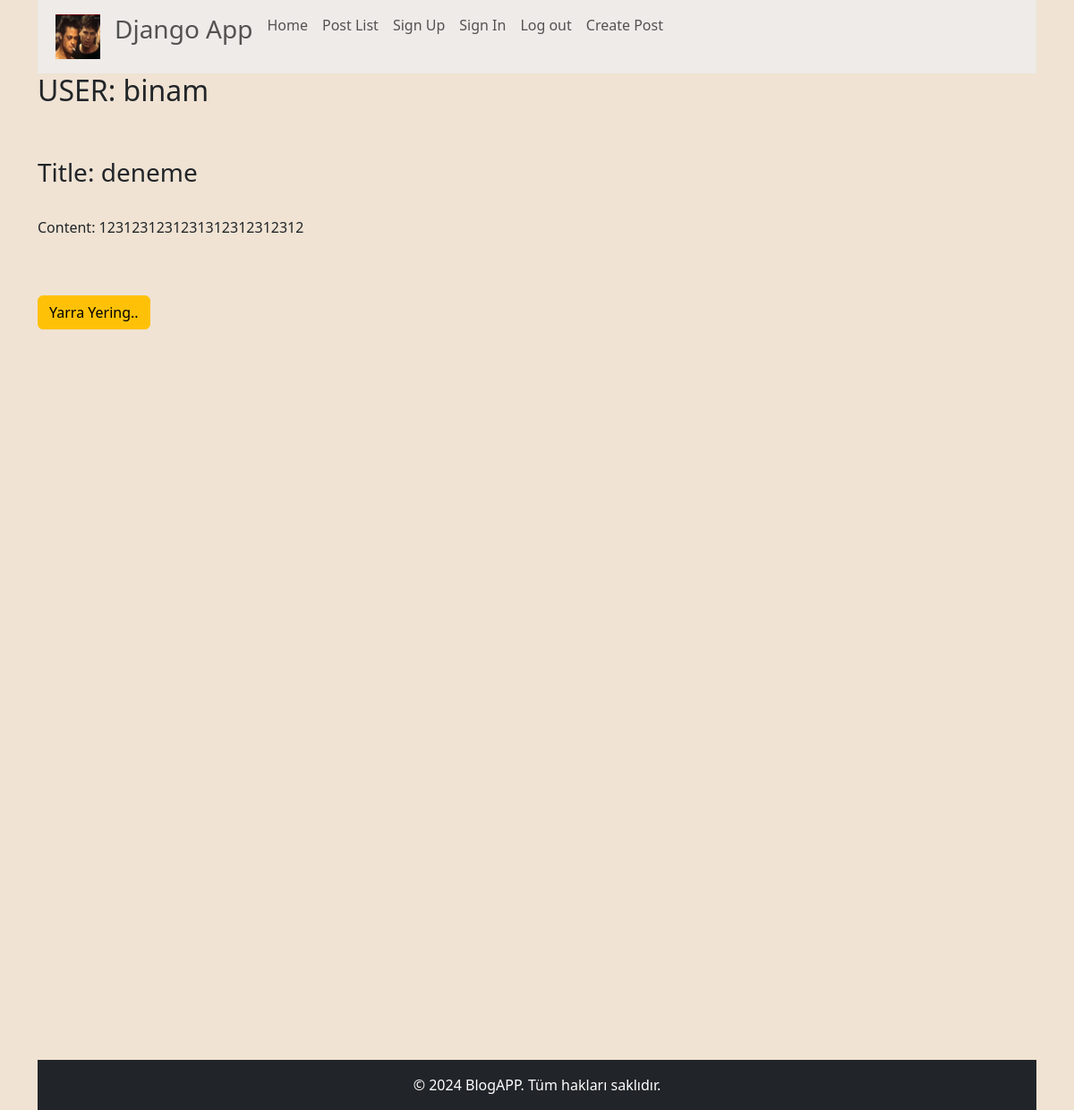
Before: /1 with the older database file.
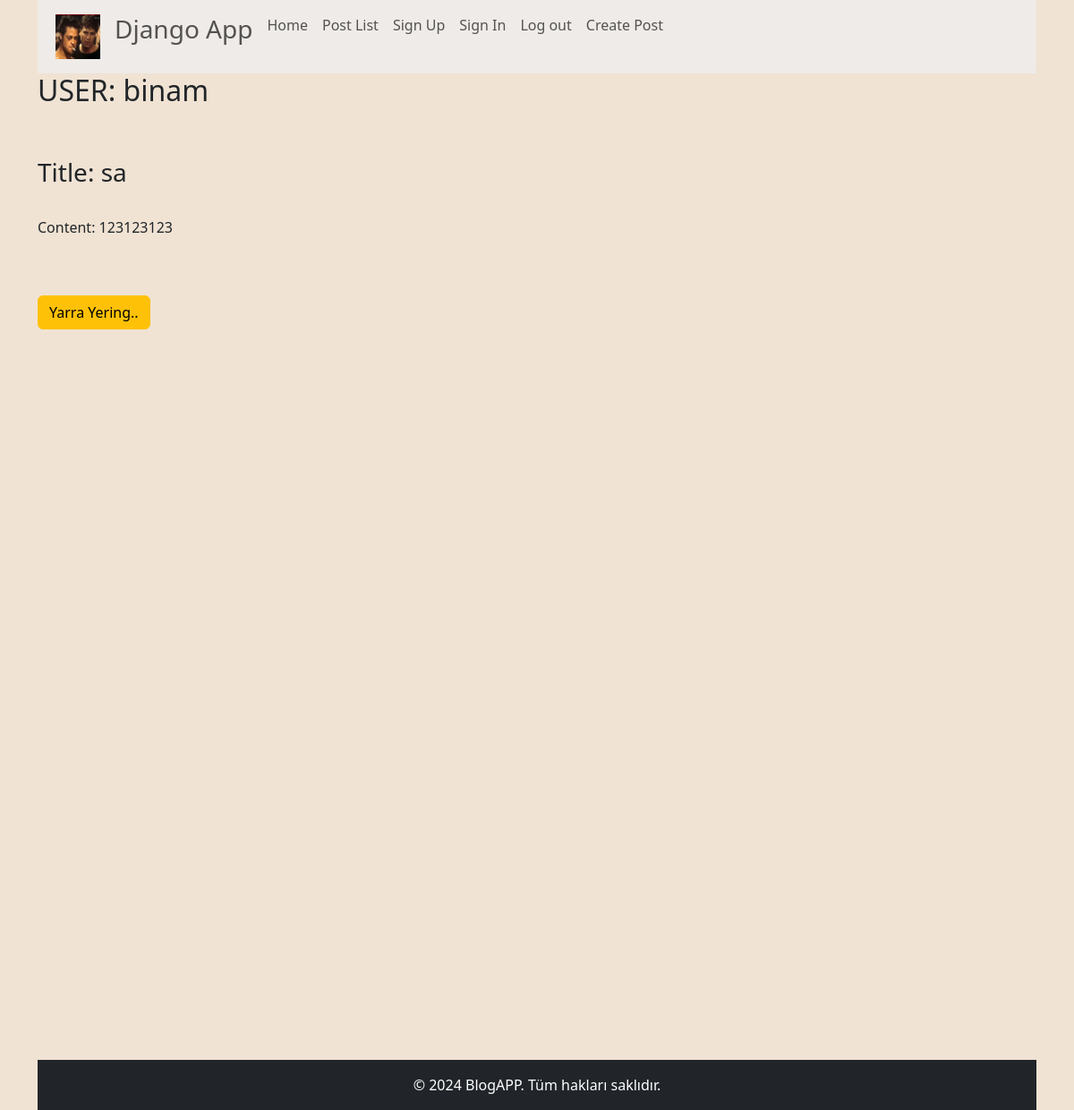
After: the same page with the newer database file.
### blog/models.py (models this page shows, shortened)
class Post(models.Model):
    title = models.CharField(max_length=255)
    content = models.TextField()
    owner = models.ForeignKey(User, on_delete=models.CASCADE, related_name='posts')

### blog/views.py (the view)
# urls.py: path("<int:pk>", UserDetailView.as_view(), name="userDetails"),
class UserDetailView(DetailView):
	model = Post
	template_name = 'blog/details-user.html'
	context_object_name = 'user_details'

### blog/templates/blog/details-user.html
{% extends 'base.html' %}
{% block content %}
	<h2>USER: {{ user_details.owner.username }}</h2><br><br>
	<h3> Title: {{ user_details.title }}</h3><br>
	<p> Content: {{ user_details.content }}</p><br><br>
{% endblock %}

Changed rows visible on the page:
changed Post "binam": title "deneme" → "sa"; content "1231231231231312312312312" → "123123123"
